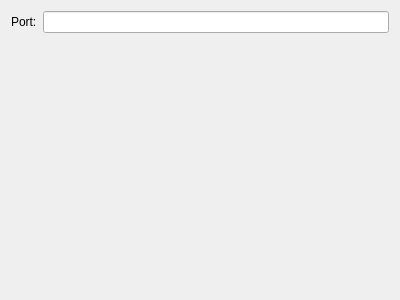
<?xml version="1.0" encoding="UTF-8"?>
<ui version="4.0">
 <class>TCPConfigWidget</class>
 <widget class="QWidget" name="TCPConfigWidget">
  <property name="geometry">
   <rect>
    <x>0</x>
    <y>0</y>
    <width>400</width>
    <height>300</height>
   </rect>
  </property>
  <property name="windowTitle">
   <string>TCP Configuration Widget</string>
  </property>
  <layout class="QFormLayout" name="formLayout">
   <item row="0" column="0">
    <widget class="QLabel" name="label">
     <property name="text">
      <string>Port:</string>
     </property>
    </widget>
   </item>
   <item row="0" column="1">
    <widget class="QLineEdit" name="portTextField"/>
   </item>
  </layout>
 </widget>
 <resources/>
 <connections/>
</ui>
